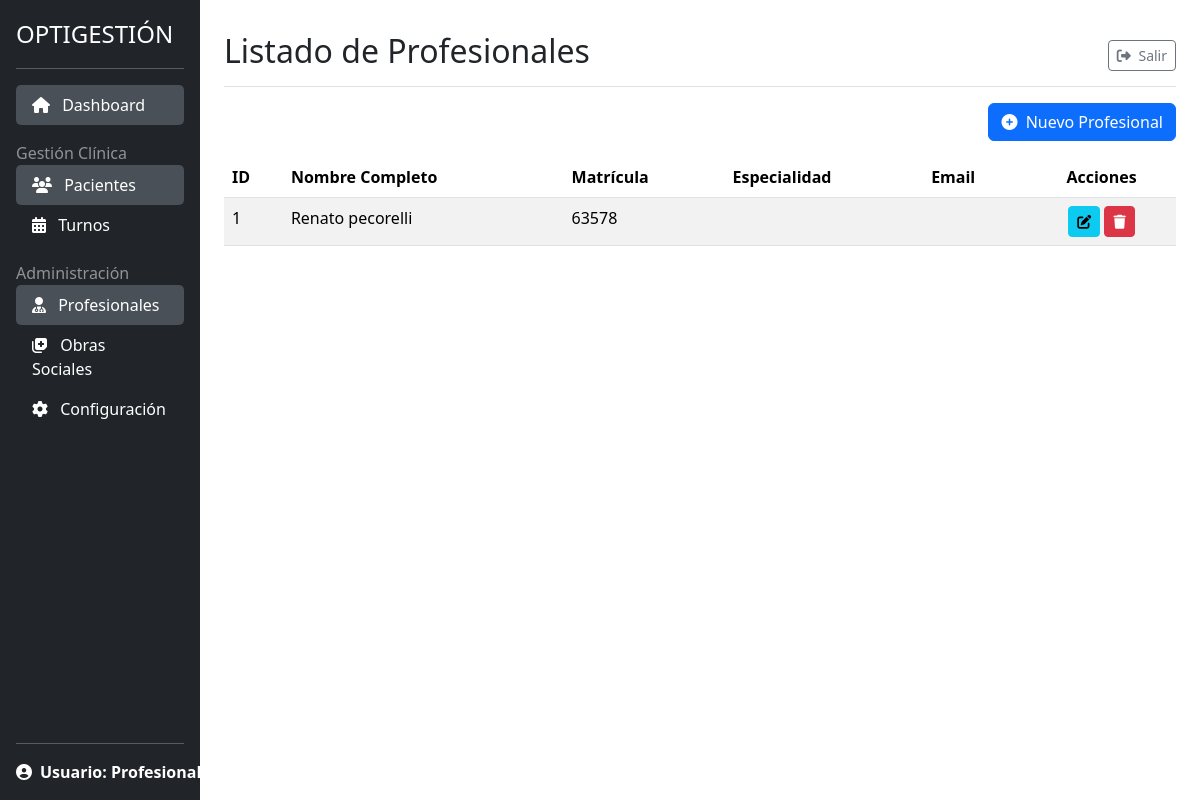
/pacientes/profesionales/ (signed in), run on an earlier commit of the app's database.
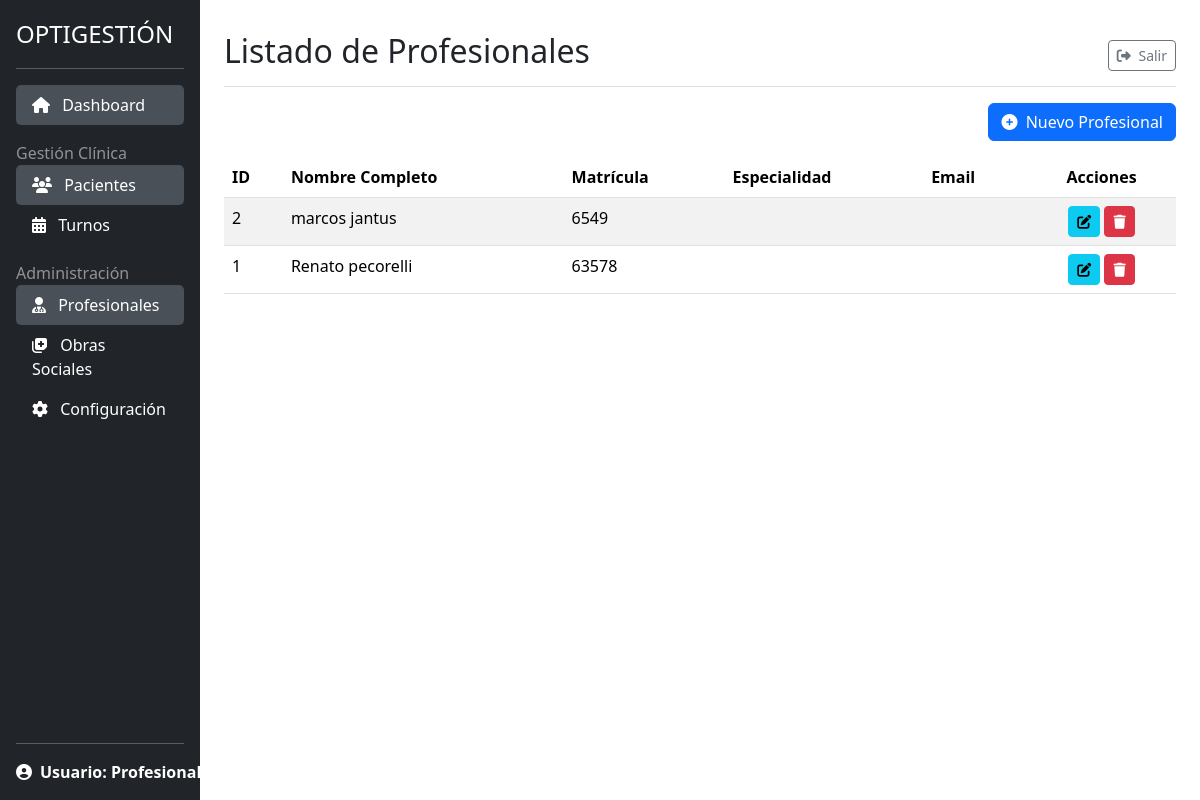
And on a later commit of the database.
### gestion_clinica/models.py (models this page shows, shortened)
class Profesional(models.Model):
    nombre = models.CharField(max_length=100)
    apellido = models.CharField(max_length=100)
    matricula = models.CharField(max_length=50, unique=True)
    class Meta:
        verbose_name_plural = "Profesionales"
        ordering = ['apellido', 'nombre']

### gestion_clinica/views.py (the view)
# urls.py: path('profesionales/', views.ProfesionalListView.as_view(),
class ProfesionalListView(LoginRequiredMixin, ListView):
    model = Profesional
    template_name = 'gestion_clinica/profesional_list.html'
    context_object_name = 'profesionales'
    paginate_by = 10

### gestion_clinica/templates/gestion_clinica/profesional_list.html (shortened to what this page needs)
{% extends "gestion_clinica/base.html" %}
{% load static %}
{% block title_heading %}Listado de Profesionales{% endblock title_heading %}
{% block content %}
    <div class="row">
        <div class="col-12">
            <a href="{% url 'gestion_clinica:crear_profesional' %}" class="btn btn-primary float-end mb-3">
                <i class="fas fa-plus-circle me-1"></i> Nuevo Profesional
            </a>
            <table class="table table-striped table-hover">
                <thead>
                    <tr>
                        <th>ID</th>
                        <th>Nombre Completo</th>
                        <th>Matrícula</th>
                        <th>Especialidad</th>
                        <th>Email</th>
                        <th class="text-center">Acciones</th>
                    </tr>
                </thead>
                <tbody>
                    {% for profesional in profesionales %}
                    <tr>
                        <td>{{ profesional.pk }}</td>
                        <td>{{ profesional.nombre }} {{ profesional.apellido }}</td>
                        <td>{{ profesional.matricula }}</td>
                        <td>{{ profesional.especialidad }}</td>
                        <td>{{ profesional.email }}</td>
                        <td class="text-center">
                            <a href="{% url 'gestion_clinica:editar_profesional' pk=profesional.pk %}" class="btn btn-sm btn-info" title="Editar">
                                <i class="fas fa-edit"></i>
                            </a>
                            <a href="{% url 'gestion_clinica:eliminar_profesional' pk=profesional.pk %}" class="btn btn-sm btn-danger" title="Eliminar">
                                <i class="fas fa-trash"></i>
                            </a>
                        </td>
                    </tr>
                    {% empty %}
                    <tr>
                        <td colspan="6" class="text-center">No hay profesionales registrados.</td>
                    </tr>
                    {% endfor %}
                </tbody>
            </table>
        </div>
    </div>
{% endblock content %}

What changed in the data, as far as the page shows it:
added Profesional: pk "2", nombre "marcos", apellido "jantus", matricula "6549"
